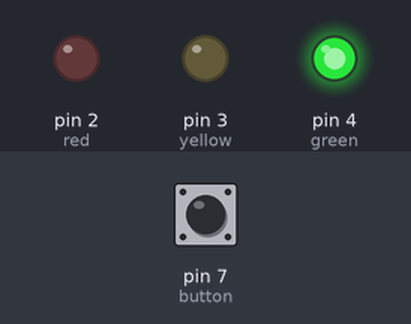
The sketch below on a simulated Arduino Uno, built with avr-gcc and run on an emulated ATmega328P. Shown: output pins drawn as LEDs (lit = HIGH). The test bench sets the inputs (shaded band); at power-on: pin 7 (button) HIGH.

Above: at 1.2 s.
1.3 s: pin 7 (button) pulled LOW for 0.15 s
At 5.1 s:
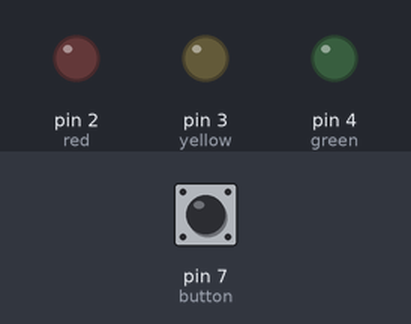
At 6.1 s:
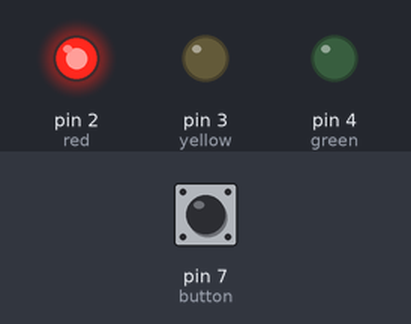
Timing chart, 0 to 14.8 s (numbered marks = the images above; inputs shaded):
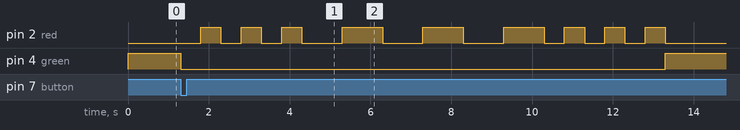

The sketch:

6_octobr_copy_20261007091959.ino
```cpp
int red =2;
int yellow=3;
int green=4;
int button = 7;

void setup()
{
  pinMode(red,  OUTPUT);
  pinMode(yellow,  OUTPUT);
  pinMode(green,  OUTPUT);
  pinMode(button, INPUT_PULLUP);

}


void loop()
{
  digitalWrite(red, LOW);
  digitalWrite(yellow, LOW);
  digitalWrite(green, HIGH);

if (digitalRead(button) == LOW)
{
  digitalWrite(green, LOW);
  digitalWrite(red, LOW);
  delay(500);
  digitalWrite(red, HIGH);
  delay(500);
  digitalWrite(red, LOW);
  delay(500);
  digitalWrite(red, HIGH);
  delay(500);
  digitalWrite(red, LOW);
  delay(500);
  digitalWrite(red, HIGH);
  delay(500);

    digitalWrite(red, LOW);
  delay(1000);
  digitalWrite(red, HIGH);
  delay(1000);
  digitalWrite(red, LOW);
  delay(1000);
  digitalWrite(red, HIGH);
  delay(1000);
  digitalWrite(red, LOW);
  delay(1000);
  digitalWrite(red, HIGH);
  delay(1000);

    digitalWrite(red, LOW);
  delay(500);
  digitalWrite(red, HIGH);
  delay(500);
  digitalWrite(red, LOW);
  delay(500);
  digitalWrite(red, HIGH);
  delay(500);
  digitalWrite(red, LOW);
  delay(500);
  digitalWrite(red, HIGH);
  delay(500);


while (digitalRead(button) == LOW) {
}
}

 digitalWrite(green, HIGH);

}
```

Measured:
- after the input at 1.3 s, pin 2 (red): LOW → HIGH after 0.50 s, → LOW 0.50 s later, → HIGH 0.50 s later, → LOW 0.50 s later, … (18 changes in this stretch); pin 4 (green): HIGH → LOW at once, → HIGH 12.0 s later
